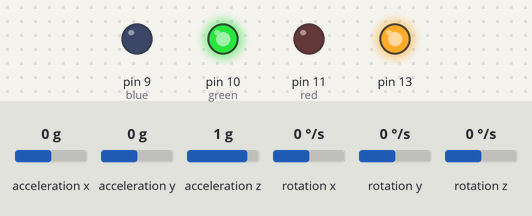
The sketch below on a simulated Arduino Mega 2560, built with avr-gcc and run on an emulated ATmega2560. Parts: output pins drawn as LEDs (lit = HIGH). Wiring (inferred from the names in the program): MPU-6050 motion sensor at I2C address 0x68. The inputs (shaded band) are chosen by the test bench; at power-on: acceleration x 0 g, acceleration y 0 g, acceleration z 1 g, rotation x 0 °/s, rotation y 0 °/s, rotation z 0 °/s.

Above: at 0.1 s.
At 9.4 s:
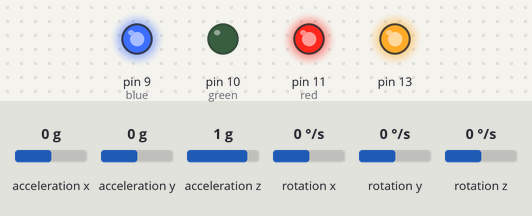
Timing chart, 0 to 10.9 s (numbered marks = the images above):
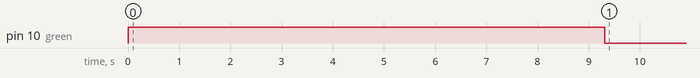

The sketch:

Gyro_test.ino
```cpp
#include<Wire.h>
//#include<SoftwareSerial.h>
//SoftwareSerial radioSerial(2,4); //RX, TX
int red = 11;
int green = 10;
int blue = 9;
float RateRoll, RatePitch, RateYaw;
float RateCalibrationRoll, RateCalibrationPitch, RateCalibrationYaw;
float AccX, AccY, AccZ;
float AngleRoll, AnglePitch;
int RateCalibrationNumber;
uint32_t LoopTimer;
float KalmanAngleRoll=0, KalmanUncertaintyAngleRoll=2*2;
float KalmanAnglePitch=0, KalmanUncertaintyAnglePitch=2*2;
float Kalman1DOutput[]={0,0};

void kalman_1d(float KalmanState,float KalmanUncertainty,float KalmanInput,float KalmanMeasurement){
  KalmanState= KalmanState+(0.004*KalmanInput);
  KalmanUncertainty= KalmanUncertainty+(0.004*0.004*4*4);
  float KalmanGain= KalmanUncertainty*1/(1*KalmanUncertainty+ 3*3);
  KalmanState= KalmanState+KalmanGain*(KalmanMeasurement-KalmanState);
  KalmanUncertainty=(1-KalmanGain)*KalmanUncertainty;
  Kalman1DOutput[0]= KalmanState;
  Kalman1DOutput[1]= KalmanUncertainty;
}

void gyro_signals(void){
  Wire.beginTransmission(0x68); //starting communicaton with the MPU60X0
  Wire.write(0x1A);// Switch on low-pass filter
  Wire.write(0x05);
  Wire.endTransmission();
  Wire.beginTransmission(0x68);
  Wire.write(0x1C);//configue accelerometer
  Wire.write(0x10);
  Wire.endTransmission();
  Wire.beginTransmission(0x68);
  Wire.write(0x3B);//setting up sensitivity
  Wire.endTransmission();
  Wire.requestFrom(0x68,6);
  int16_t AccXLSB = Wire.read()<<8| Wire.read();
  int16_t AccYLSB = Wire.read()<<8| Wire.read();
  int16_t AccZLSB = Wire.read()<<8| Wire.read();
  Wire.beginTransmission(0x68);
  Wire.write(0x1B);//setting up sensitivity
  Wire.write(0x8);
  Wire.endTransmission();
  Wire.beginTransmission(0x68);
  Wire.write(0x43);
  Wire.endTransmission();
  Wire.requestFrom(0x68,6);
  int16_t GyroX= Wire.read()<<8|Wire.read();
  int16_t GyroY= Wire.read()<<8|Wire.read();
  int16_t GyroZ= Wire.read()<<8|Wire.read();
  RateRoll=(float)GyroX/65.5;
  RatePitch=(float)GyroY/65.5;
  RateYaw=(float)GyroZ/65.5;
  AccX=(float)AccXLSB/4096-0.06;
  AccY=(float)AccYLSB/4096+0.05;
  AccZ=(float)AccZLSB/4096-0.08;
  AngleRoll= atan(AccY/sqrt(AccX*AccX+AccZ*AccZ))*1/(3.142/180);
  AnglePitch= -atan(AccX/sqrt(AccY*AccY+AccZ*AccZ))*1/(3.142/180);
}
void setup() {
  Serial2.begin(57600);
  //radioSerial.begin(57600);
  pinMode(13, OUTPUT);
  pinMode(red, OUTPUT);
  pinMode(green, OUTPUT);
  pinMode(blue, OUTPUT);
  digitalWrite(13, HIGH);
  digitalWrite(red, LOW);
  digitalWrite(blue, LOW);
  digitalWrite(green, HIGH);
  Wire.setClock(400000);
  Wire.begin();
  delay(250);
  Wire.beginTransmission(0x68);
  Wire.write(0x6B);
  Wire.write(0x00);
  Wire.endTransmission();
  for(RateCalibrationNumber=0; RateCalibrationNumber <2000; RateCalibrationNumber++){
    gyro_signals();
    RateCalibrationRoll += RateRoll;
    RateCalibrationPitch += RatePitch;
    RateCalibrationYaw += RateYaw;
    delay(1);
  }
  RateCalibrationRoll /= 2000;
  RateCalibrationPitch /= 2000;
  RateCalibrationYaw /= 2000;
  LoopTimer = micros();
  digitalWrite(red, HIGH);
  digitalWrite(blue, HIGH);
  digitalWrite(green, LOW);
}

void loop() {
  gyro_signals();
  RateRoll -= RateCalibrationRoll;
  RatePitch -= RateCalibrationPitch;
  RateYaw -= RateCalibrationYaw;

  kalman_1d(KalmanAngleRoll, KalmanUncertaintyAngleRoll,RateRoll, AngleRoll);
  KalmanAngleRoll= Kalman1DOutput[0];
  KalmanUncertaintyAngleRoll= Kalman1DOutput[1];
  kalman_1d(KalmanAnglePitch, KalmanUncertaintyAnglePitch,RatePitch, AnglePitch);
  KalmanAnglePitch= Kalman1DOutput[0];
  KalmanUncertaintyAnglePitch= Kalman1DOutput[1];


  //Serial.print("Roll rate [°/s]= ");
  Serial.print(RateRoll);
  Serial.print(",");
  //Serial.print("Pitch rate [°/s]= ");
  Serial.print(RatePitch);
  Serial.print(",");
  //Serial.print("Yaw rate [°/s]= ");
  Serial.print(RateYaw);
  Serial.print(",");
  //radioSerial.print("Acceleration X [g]= ");
  Serial.print(AccX);
  Serial.print(",");
  //radioSerial.print("Acceleration Y [g]= ");
  Serial.print(AccY);
  Serial.print(",");
  //radioSerial.print("Acceleration Z [g]= ");
  Serial.print(AccZ);
  Serial.print(",");
  Serial.print(AngleRoll);
  Serial.print(",");
  Serial.print(AnglePitch);
  Serial.print(",");
  Serial.print(KalmanAngleRoll);
  Serial.print(",");
  Serial.println(KalmanAnglePitch);
  while(micros()-LoopTimer<4000);
  LoopTimer=micros();
  //delay(50);
}
```
